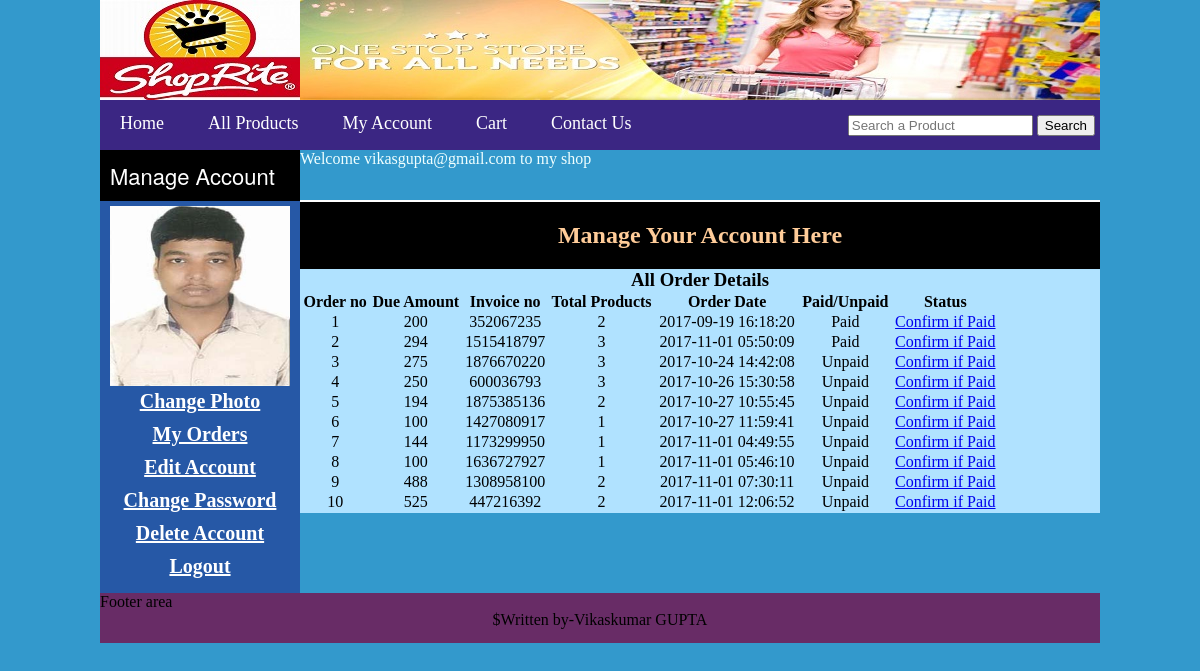
Page /customer/my_account.php?my_orders (signed in) on the committed database.
### tables this page shows
CREATE TABLE `customers` (
  `customer_id` int(10) NOT NULL,
  `customer_name` varchar(100) NOT NULL,
  `customer_email` varchar(100) NOT NULL,
  `customer_pass` varchar(100) NOT NULL,
  `customer_country` text NOT NULL,
  `customer_city` varchar(100) NOT NULL,
  `customer_contact` int(100) NOT NULL,
  `customer_address` varchar(200) NOT NULL,
  `customer_image` text NOT NULL,
  `customer_ip` int(100) NOT NULL
);

CREATE TABLE `customer_orders` (
  `order_id` int(100) NOT NULL,
  `customer_id` int(100) NOT NULL,
  `due_amount` int(100) NOT NULL,
  `invoice_no` int(100) NOT NULL,
  `total_products` int(100) NOT NULL,
  `order_date` timestamp NOT NULL DEFAULT CURRENT_TIMESTAMP ON UPDATE CURRENT_TIMESTAMP,
  `order_status` text NOT NULL
);

### customer/my_orders.php (the view)
<?php
include("includes/db.php");
$c = $_SESSION['customer_email'];
		$get_c = "select * from customers where customer_email='$c'";
		$run_c = mysqli_query($db,$get_c);
		$row_c=mysqli_fetch_array($run_c);
			$customer_id = $row_c['customer_id'];
?>
<center><h3>All Order Details</h3></center>
<table width="700" align="center">
	<tr>
		<th>Order no</th>
		<th>Due Amount</th>
		<th>Invoice no</th>
		<th>Total Products</th>
		<th>Order Date</th>
		<th>Paid/Unpaid</th>
		<th>Status</th>
	</tr>
<?php
$get_orders = "select * from customer_orders where customer_id='$customer_id'";
$run_orders = mysqli_query($con,$get_orders);
$i = 0;
while ($row_orders=mysqli_fetch_array($run_orders)) {
	$order_id = $row_orders['order_id'];
	$due_amount = $row_orders['due_amount'];
	$invoice_no  = $row_orders['invoice_no'];
	$Products = $row_orders['total_products'];
	$date = $row_orders['order_date'];
	$status = $row_orders['order_status'];
	$i++;
	if ($status=='Pending') {
		$status='Unpaid';
	}
    else{
    	$status='Paid';
    }
	echo "<tr align='center'>
			<td>$i</td>
			<td>$due_amount</td>
			<td>$invoice_no</td>
			<td>$Products</td>
			<td>$date</td>
			<td>$status</td>
			<td><a href='confirm.php?order_id=$order_id'>Confirm if Paid</a></td>
	      </tr>";
}
?>
</table>

### customer/my_account.php (shortened to what this page needs)
<?php
include("includes/db.php");
include("functions/functions.php");
?>
<!DOCTYPE HTML>
<html>
<head>
<link rel="stylesheet" href="styles/style1.css" media="all" />
</head>
<body>
     <div class="main_wrapper">
       <div class="header_wrapper">
	      <a href="index.php"><img src="../images/123.jpg" style="float:left"></a>
		  <img src="../images/banner4.jpg" style="float:right">
	   </div>
	   <div id="navbar">
	     <ul id="menu">
					<li><a href="../index.php">Home</a></li>
					<li><a href="../all_products.php">All Products</a></li>
					<li><a href="../customer/my_account.php">My Account</a></li>
					<li><a href="../cart.php">Cart</a></li>
					<li><a href="../contact.php">Contact Us</a></li>
				</ul>
					<div id="form">
					<form method="get" action="results.php" enctype="multipart/form-data">
						<input type="text" name="user_query" placeholder="Search a Product"/>
						<input type="submit" name="search" value="Search"/>
					</form>
					</div>
	   </div>
	   <div class="content_wrapper">
	     <div id="left_content">
		   <div id="sidebar_title">Manage Account</div>
		   <ul id="cats">
		   <?php
		   		$customer_session = $_SESSION['customer_email'];
		   		$get_customer_pic = "select * from customers where customer_email='$customer_session'";
		   		$run_customer = mysqli_query($con,$get_customer_pic);
		   		$row_customer = mysqli_fetch_array($run_customer);
		   		$customer_picture = $row_customer['customer_image'];
		   		echo "<img src = 'customer_photos/$customer_picture' width='180' height='180'><br><a href='change_pic.php'>Change Photo</a>";
		   ?>
			  <li><a href="my_account.php?my_orders"> My Orders </a></li>
			  <li><a href="my_account.php?edit_account"> Edit Account </a></li>
			   <li><a href="my_account.php?change_pass"> Change Password </a></li>
			    <li><a href="my_account.php?delete_account">Delete Account  </a></li>
			     <li><a href="logout.php">Logout  </a></li>
			</ul>
			</div>
		 <div id="right_content">
		   <div id="navbar1">
		       <div>
<?php
           if(!isset($_SESSION['customer_email'])){
           	echo "<b>Welcome Guest!</b>";
           }
           else{
           	echo  "Welcome   " . $_SESSION['customer_email'] . "  to my shop";
           }
?>
				   </div>
			   </div>
			<div>
				<h2 style="background: #000; color: #FC9; padding: 20px; text-align: center;border-top: 2px solid #FFF;">Manage Your Account Here</h2>
			<?php
			if (isset($_GET['my_orders'])) {
			      	include("my_orders.php");
			      }
	        ?>
			</div>
		 </div>
	    </div>
	   <div class="footer">Footer area
	     <p align="center">$Written by-Vikaskumar GUPTA</p>
	   </div>
     </div>
</body>
</html>

### customer/styles/style1.css (style rules this page uses)
html, body, div, span, applet, object, iframe, h1, h2, h3, h4, h5, h6, p, blockquote, pre, a, abbr, acronym, address, big, cite, code, del, dfn, em, img, ins, kbd, q, s, samp, small, strike, strong, sub, sup, tt, var, b, u, i, center, dl, dt, dd, ol, ul, li, fieldset, form, label, legend, table, caption, tbody, tfoot, thead, tr, th, td, article, aside, canvas, details, embed, figure, figcaption, footer, header, hgroup, menu, nav, output, ruby, section, summary, time, mark, audio, video { margin: 0; padding: 0; border: 0; vertical-align: baseline; }
body { background:#39C; }
.main_wrapper { width:1000px; height:auto; margin: auto; }
.header_wrapper { width:1000px; height:100px; background:#FFF; }
.content_wrapper { width:1000px; height:auto; background:#EFDEDE; }
#right_content { width:800px; height:auto; background:#B0E2FF; float: right; }
#left_content { width:200px; height:auto; background:#2658A6; float:left; }
#sidebar_title { background:black; color:white; padding: 10px; font-size: 22px; font-family: Gotham, "Helvetica Neue", Helvetica, Arial, "sans-serif"; }
#cats { color:#FDF8F8; text-align: center; padding: 5px; }
#cats li { list-style: none; font-size: 20px; text-decoration: none; margin: 10px; }
#cats a { color: #FFF;font-size: 20px;text-decoration: underline;font-weight: bold; }
#navbar { width: 1000px; height: 50px; background: #3B2683; color: azure; }
#menu { padding: 0; line-height:36px; margin-top: 5px; float:left; }
#menu li { list-style: none; display: inline-block; }
#menu a { color:white; text-decoration:none; font-size: 18px; margin: 10px; padding: 10px; }
#form { line-height: 50px; float:right; padding-right: 5px; }
.footer { width:1000px; height: 50px; background:#682C66; color:black; clear:both; }
#navbar1 { width: 800px; height: 50px; background:#39C; color: azure; }

### rows in the picture
customers: customer_image (picture)
customer_orders: due_amount "200", invoice_no "352067235", total_products "2", order_date "2017-09-19 16:18:20", order_status "Paid"
customer_orders: due_amount "294", invoice_no "1515418797", total_products "3", order_date "2017-11-01 05:50:09", order_status "Paid"
customer_orders: due_amount "275", invoice_no "1876670220", total_products "3", order_date "2017-10-24 14:42:08", order_status "Unpaid"
customer_orders: due_amount "250", invoice_no "600036793", total_products "3", order_date "2017-10-26 15:30:58", order_status "Unpaid"
customer_orders: due_amount "194", invoice_no "1875385136", total_products "2", order_date "2017-10-27 10:55:45", order_status "Unpaid"
customer_orders: due_amount "100", invoice_no "1427080917", total_products "1", order_date "2017-10-27 11:59:41", order_status "Unpaid"
customer_orders: due_amount "144", invoice_no "1173299950", total_products "1", order_date "2017-11-01 04:49:55", order_status "Unpaid"
customer_orders: due_amount "100", invoice_no "1636727927", total_products "1", order_date "2017-11-01 05:46:10", order_status "Unpaid"
customer_orders: due_amount "488", invoice_no "1308958100", total_products "2", order_date "2017-11-01 07:30:11", order_status "Unpaid"
customer_orders: due_amount "525", invoice_no "447216392", total_products "2", order_date "2017-11-01 12:06:52", order_status "Unpaid"

### other values in the picture
$_SESSION['customer_email'] "vikasgupta@gmail.com"
